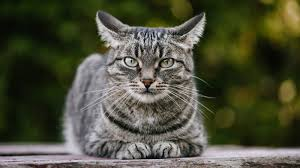
#> input picture images/Cat01.jpeg, 300 x 168 px
$ python main.py
#> lines starting #> are read from the running program, lines starting #| are printed output that depends on the picture
import cv2 as cv
import pandas as pd
import numpy as np
from utils import *

image = cv.imread('./images/Cat01.jpeg')
#> image is the input picture: shape (168, 300, 3); mean B, G, R 59.2, 78.9, 77.4

def get_saturation(value, quadrant):
    if value > 223:
        return 255
    elif value > 159:
        if quadrant != 1:
            return 255

        return 0
    elif value > 95:
        if quadrant == 0 or quadrant == 3:
            return 255

        return 0
    elif value > 32:
        if quadrant == 1:
            return 255

        return 0
    else:
        return 0


def convert_dithering(image, stride=2):
    # Get size
#> called with stride = 2
    width, height, channels = image.shape
#> width = 168; height = 300; channels = 3

    # Create new Image and a Pixel Map
    new = np.zeros((height, width, channels))

    # Transform to half tones
    for i in range(0, width, stride):
        for j in range(0, height, stride):
            # Get Pixels
            p1 = image[i, j]
            p2 = image[i, j + 1]
            p3 = image[i + 1, j]
            p4 = image[i + 1, j + 1]

            # Color Saturation by RGB channel
            red = (p1[0] + p2[0] + p3[0] + p4[0]) / 4
            green = (p1[1] + p2[1] + p3[1] + p4[1]) / 4
            blue = (p1[2] + p2[2] + p3[2] + p4[2]) / 4

            # Results by channel
            r = [0, 0, 0, 0]
            g = [0, 0, 0, 0]
            b = [0, 0, 0, 0]

            # Get Quadrant Color
            for x in range(0, 4):
                r[x] = get_saturation(red, x)
                g[x] = get_saturation(green, x)
                b[x] = get_saturation(blue, x)

            # Set Dithered Colors
            new[i, j] = (r[0], g[0], b[0])
            new[i, j + 1] = (r[1], g[1], b[1])
            new[i + 1, j] = (r[2], g[2], b[2])
            new[i + 1, j + 1] = (r[3], g[3], b[3])

        # Return new image
        return new
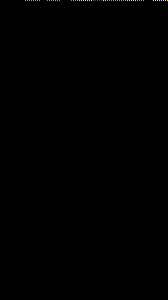
#> new: shape (300, 168, 3) float64; mean B, G, R 0, 0.3, 0.1

#> (the run stopped early here; a loop or call above may not have finished)
